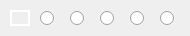
   <widget class="QWidget" name="colorWindow">
    <property name="minimumSize">
     <size>
      <width>190</width>
      <height>36</height>
     </size>
    </property>
    <property name="maximumSize">
     <size>
      <width>190</width>
      <height>36</height>
     </size>
    </property>
    <property name="windowTitle">
     <string>ColorWindow</string>
    </property>
    <property name="styleSheet">
     <string notr="true">#colorWindow{
	background-color: #55000000;
}</string>
    </property>
    <layout class="QHBoxLayout" name="horizontalLayout_2">
     <property name="spacing">
      <number>10</number>
     </property>
     <property name="leftMargin">
      <number>10</number>
     </property>
     <property name="topMargin">
      <number>10</number>
     </property>
     <property name="rightMargin">
      <number>10</number>
     </property>
     <property name="bottomMargin">
      <number>10</number>
     </property>
     <item>
      <widget class="QRadioButton" name="rdoColorBlue">
       <property name="minimumSize">
        <size>
         <width>20</width>
         <height>16</height>
        </size>
       </property>
       <property name="maximumSize">
        <size>
         <width>20</width>
         <height>16</height>
        </size>
       </property>
       <property name="styleSheet">
        <string notr="true">QRadioButton::indicator {
	background-color: #0075ff;
    width: 20px;
    height: 16px;
	image: none;
}

QRadioButton::indicator:checked {
	width: 16px;
    height: 12px;
	border: 2px solid #ffffff;
}</string>
       </property>
       <property name="text">
        <string/>
       </property>
       <property name="checked">
        <bool>true</bool>
       </property>
      </widget>
     </item>
     <item>
      <widget class="QRadioButton" name="rdoColorGreen">
       <property name="minimumSize">
        <size>
         <width>20</width>
         <height>16</height>
        </size>
       </property>
       <property name="maximumSize">
        <size>
         <width>20</width>
         <height>16</height>
        </size>
       </property>
       <property name="styleSheet">
        <string notr="true">QRadioButton::indicator {
	background-color: #00cc00;
    width: 20px;
    height: 16px;
	image: none;
}

QRadioButton::indicator:checked {
	width: 16px;
    height: 12px;
	border: 2px solid #ffffff;
}</string>
       </property>
       <property name="text">
        <string/>
       </property>
      </widget>
     </item>
     <item>
      <widget class="QRadioButton" name="rdoColorOrange">
       <property name="minimumSize">
        <size>
         <width>20</width>
         <height>16</height>
        </size>
       </property>
       <property name="maximumSize">
        <size>
         <width>20</width>
         <height>16</height>
        </size>
       </property>
       <property name="styleSheet">
        <string notr="true">QRadioButton::indicator {
	background-color: #ff9903;
    width: 20px;
    height: 16px;
	image: none;
}

QRadioButton::indicator:checked {
	width: 16px;
    height: 12px;
	border: 2px solid #ffffff;
}</string>
       </property>
       <property name="text">
        <string/>
       </property>
      </widget>
     </item>
     <item>
      <widget class="QRadioButton" name="rdoColorRed">
       <property name="minimumSize">
        <size>
         <width>20</width>
         <height>16</height>
        </size>
       </property>
       <property name="maximumSize">
        <size>
         <width>20</width>
         <height>16</height>
        </size>
       </property>
       <property name="styleSheet">
        <string notr="true">QRadioButton::indicator {
	background-color: #ff0100;
    width: 20px;
    height: 16px;
	image: none;
}

QRadioButton::indicator:checked {
	width: 16px;
    height: 12px;
	border: 2px solid #ffffff;
}</string>
       </property>
       <property name="text">
        <string/>
       </property>
      </widget>
     </item>
     <item>
      <widget class="QRadioButton" name="rdoColorBlack">
       <property name="minimumSize">
        <size>
         <width>20</width>
         <height>16</height>
        </size>
       </property>
       <property name="maximumSize">
        <size>
         <width>20</width>
         <height>16</height>
        </size>
       </property>
       <property name="styleSheet">
        <string notr="true">QRadioButton::indicator {
	background-color: #000000;
    width: 20px;
    height: 16px;
	image: none;
}

QRadioButton::indicator:checked {
	width: 16px;
    height: 12px;
	border: 2px solid #ffffff;
}</string>
       </property>
       <property name="text">
        <string/>
       </property>
      </widget>
     </item>
     <item>
      <widget class="QRadioButton" name="rdoColorGrey">
       <property name="minimumSize">
        <size>
         <width>20</width>
         <height>16</height>
        </size>
       </property>
       <property name="maximumSize">
        <size>
         <width>20</width>
         <height>16</height>
        </size>
       </property>
       <property name="styleSheet">
        <string notr="true">QRadioButton::indicator {
	background-color: #cccccc;
    width: 20px;
    height: 16px;
	image: none;
}

QRadioButton::indicator:checked {
	width: 16px;
    height: 12px;
	border: 2px solid #ffffff;
}</string>
       </property>
       <property name="text">
        <string/>
       </property>
      </widget>
     </item>
    </layout>
   </widget>
